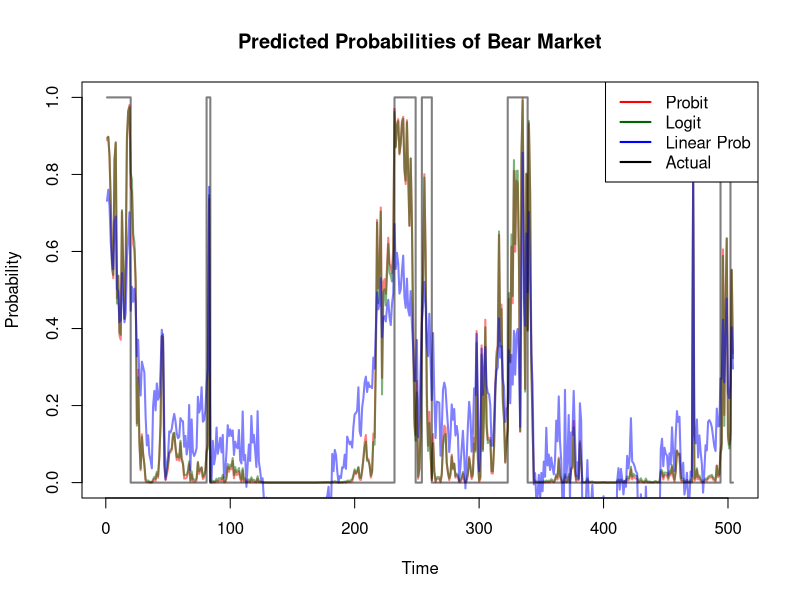

R code for this plot:
dt <- read.csv("./Equity_Premium.csv")
dfy <- dt$x_dfy
infl <- dt$x_infl
svar <- dt$x_svar
tms <- dt$x_tms
tbl <- dt$x_tbl
dfr <- dt$x_dfr
dp <- dt$x_dp
ltr <- dt$x_ltr
ep <- dt$ep
bmr <- dt$x_bmr
ntis <- dt$x_ntis

# Initialize all periods as bear markets (y = 1)
y <- rep(1, nrow(dt))

# Define bull market periods (y = 0)
# Converting dates to indices (assuming monthly data from 1981)
bull_periods <- list(
  c(20:80),     # August 1982 to August 1987
  c(84:231),    # December 1987 to March 2000
  c(249:253),   # September 2001 to January 2002
  c(262:322),   # October 2002 to October 2007
  c(339:470),   # March 2009 to February 2020
  c(471:493),   # March 2020 to January 2022
  c(502:504)    # October 2022 to December 2022
)

# Mark bull market periods as 0
for(period in bull_periods) {
  y[period] <- 0
}

x <- cbind(1, dfy, infl, svar, tms, tbl, dfr, dp, ltr, ep, bmr, ntis)

# First get initial values using linear probability model
lpm <- lm(y ~ x - 1)
init_values <- coef(lpm)

# Negative log-likelihood functions
probit_nll <- function(beta) {
    xb <- x %*% beta
    p <- pnorm(xb)
    # Avoid log(0)
    p[p < 1e-10] <- 1e-10
    p[p > 1-1e-10] <- 1-1e-10
    -sum(y * log(p) + (1-y) * log(1-p))
}

logit_nll <- function(beta) {
    xb <- x %*% beta
    p <- 1/(1 + exp(-xb))
    # Avoid log(0)
    p[p < 1e-10] <- 1e-10
    p[p > 1-1e-10] <- 1-1e-10
    -sum(y * log(p) + (1-y) * log(1-p))
}

# Fit models using optim
probit_fit <- optim(init_values, probit_nll, method = "BFGS",
                    control = list(maxit = 1000))
logit_fit <- optim(init_values, logit_nll, method = "BFGS",
                   control = list(maxit = 1000))

# Check convergence
cat("\nProbit convergence:", probit_fit$convergence == 0)
cat("\nLogit convergence:", logit_fit$convergence == 0)

cat("\n")

# Get predicted probabilities
probit_pred <- pnorm(x %*% probit_fit$par)
logit_pred <- 1 / (1 + exp(-x %*% logit_fit$par))
lpm_pred <- x %*% init_values

# Plot results
png("./img/plot.png", width = 800, height = 600)
plot(probit_pred, type = "l", col = adjustcolor("red", alpha=0.5), ylim = c(0, 1),
     main = "Predicted Probabilities of Bear Market",
     xlab = "Time", ylab = "Probability", lwd = 2)
lines(logit_pred, col = adjustcolor("darkgreen", alpha=0.5), lwd = 2)
lines(lpm_pred, col = adjustcolor("blue", alpha=0.5), lwd = 2)
lines(y, col = adjustcolor("black", alpha=0.5), lwd = 2, type = "s")
legend("topright", 
       legend = c("Probit", "Logit", "Linear Prob", "Actual"),
       col = c("red", "darkgreen", "blue", "black"),
       lwd = 2,
       lty = 1)
dev.off()

# Calculate score values
probit_score <- function(beta) {
    xb <- x %*% beta
    p <- pnorm(xb)
    lambda <- dnorm(xb)/(p * (1-p))
    score <- (y - p) * lambda
    colSums(sweep(x, 1, score, "*"))
}

logit_score <- function(beta) {
    xb <- x %*% beta
    p <- 1/(1 + exp(-xb))
    score <- y - p
    colSums(sweep(x, 1, score, "*"))
}

cat("\nProbit Model Score Values:\n")
print(probit_score(probit_fit$par))
cat("\nLogit Model Score Values:\n")
print(logit_score(logit_fit$par))
